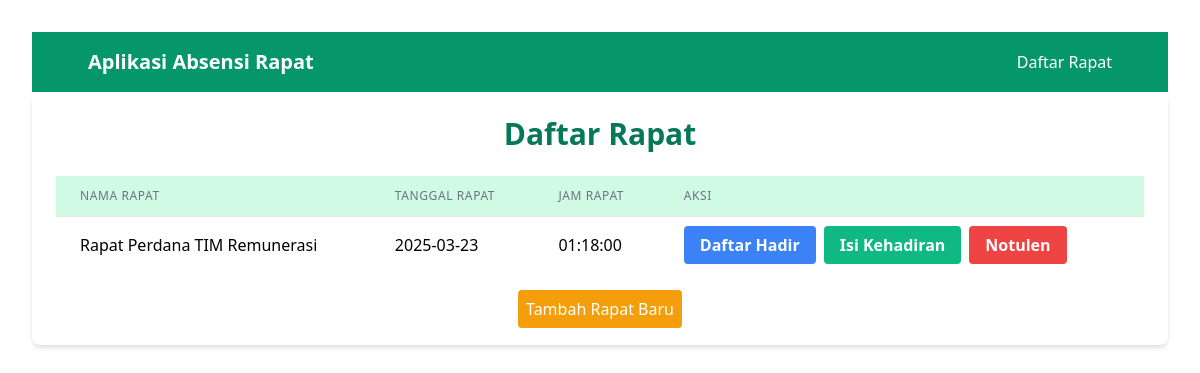
Screenshot of /daftar_rapat.php with the database file from the repository.
### tables this page shows
CREATE TABLE `rapat` (
  `id` int(11) NOT NULL,
  `nama_rapat` varchar(255) NOT NULL,
  `tanggal_rapat` date NOT NULL,
  `jam_rapat` time DEFAULT NULL
);

### daftar_rapat.php (the view, shortened to what this page needs)
<!DOCTYPE html>
<html lang="en">
<head>
    <link href="https://cdn.jsdelivr.net/npm/tailwindcss@2.2.19/dist/tailwind.min.css" rel="stylesheet">
</head>
<body class="bg-white p-8">
    <?php include 'menu.php'; ?>
    <div class="max-w-7xl mx-auto bg-white shadow-md rounded-lg p-6">
        <h1 class="text-3xl font-semibold mb-6 text-center text-green-700">Daftar Rapat</h1>
        <div class="overflow-x-auto">
            <table class="min-w-full divide-y divide-gray-200">
                <thead class="bg-green-100">
                    <tr>
                        <th class="px-6 py-3 text-left text-xs font-medium text-gray-500 uppercase tracking-wider">Nama Rapat</th>
                        <th class="px-6 py-3 text-left text-xs font-medium text-gray-500 uppercase tracking-wider">Tanggal Rapat</th>
                        <th class="px-6 py-3 text-left text-xs font-medium text-gray-500 uppercase tracking-wider">Jam Rapat</th>
                        <th class="px-6 py-3 text-left text-xs font-medium text-gray-500 uppercase tracking-wider">Aksi</th>
                    </tr>
                </thead>
                <tbody class="bg-white divide-y divide-gray-200">
                    <?php
                    include 'koneksi.php';
                    $sql = "SELECT id, nama_rapat, tanggal_rapat, jam_rapat FROM rapat";
                    $result = mysqli_query($koneksi, $sql);
                    if (mysqli_num_rows($result) > 0) {
                        while($row = mysqli_fetch_assoc($result)) {
                            echo "<tr>";
                            echo "<td class='px-6 py-4 whitespace-nowrap'>" . $row["nama_rapat"]. "</td>";
                            echo "<td class='px-6 py-4 whitespace-nowrap'>" . $row["tanggal_rapat"]. "</td>";
                            echo "<td class='px-6 py-4 whitespace-nowrap'>" . $row["jam_rapat"]. "</td>";
                            echo "<td class='px-6 py-4 whitespace-nowrap'>";
                            echo "<a href='daftar_hadir.php?id_rapat=" . $row["id"] . "' class='bg-blue-500 hover:bg-blue-700 text-white font-bold py-2 px-4 rounded mr-2'>Daftar Hadir</a>";
                            echo "<a href='index.php?id_rapat=" . $row["id"] . "' class='bg-green-500 hover:bg-green-700 text-white font-bold py-2 px-4 rounded mr-2'>Isi Kehadiran</a>";
                            echo "<a href='notulen.php?id_rapat=" . $row["id"] . "' class='bg-red-500 hover:bg-red-700 text-white font-bold py-2 px-4 rounded mr-2'>Notulen</a>";
                            echo "</td>";
                            echo "</tr>";
                        }
                    } else {
                        echo "<tr><td colspan='4' class='px-6 py-4 whitespace-nowrap text-center'>Tidak ada data rapat.</td></tr>";
                    }
                    ?>
                </tbody>
            </table>
        </div>
        <div class="mt-6 text-center">
            <a href="tambah_rapat.php" class="bg-yellow-500 hover:bg-yello-700 p-2 rounded text-white">Tambah Rapat Baru</a>
        </div>
    </div>
</body>
</html>

### rows the page displays
rapat: nama_rapat "Rapat Perdana TIM Remunerasi", tanggal_rapat "2025-03-23", jam_rapat "01:18:00"
